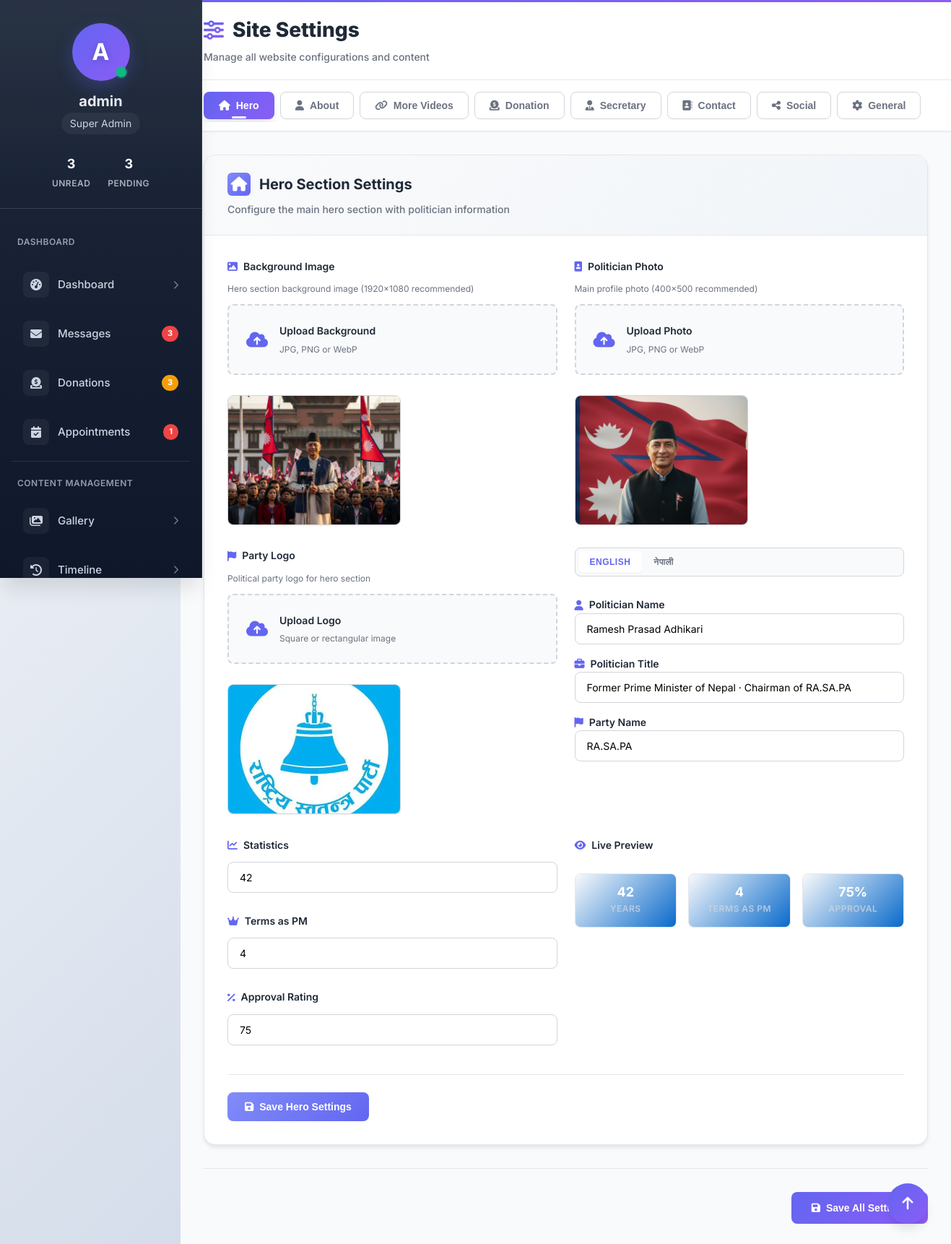
The page /backend/admin/settings.php (signed in) on the database its author committed.
### tables this page shows
CREATE TABLE `site_settings` (
  `id` int(11) NOT NULL,
  `setting_key` varchar(100) NOT NULL,
  `setting_value` text DEFAULT NULL,
  `setting_type` enum('text','textarea','image','url','email','phone','number','json') DEFAULT 'text',
  `setting_category` varchar(50) DEFAULT 'general',
  `setting_group` varchar(50) DEFAULT 'basic',
  `description` text DEFAULT NULL,
  `updated_at` timestamp NOT NULL DEFAULT current_timestamp() ON UPDATE current_timestamp()
);

### backend/admin/settings.php (the view, shortened to what this page needs)
<?php
require_once __DIR__ . '/../database/connection.php';
$categories = [];
try {
    $stmt = $conn->query("SELECT * FROM site_settings ORDER BY setting_category, setting_group, setting_key");
    $allSettings = $stmt->fetchAll(PDO::FETCH_ASSOC);
    foreach ($allSettings as $setting) {
        $category = $setting['setting_category'];
        $group = $setting['setting_group'];
        if (!isset($categories[$category])) {
            $categories[$category] = [];
        }
        if (!isset($categories[$category][$group])) {
            $categories[$category][$group] = [];
        }
        $categories[$category][$group][$setting['setting_key']] = $setting;
    }
} catch (PDOException $e) {
    $message = '<div class="alert alert-danger">Error loading settings: ' . $e->getMessage() . '</div>';
}
function getSetting($category, $group, $key, $default = '') {
    global $categories;
    return $categories[$category][$group][$key]['setting_value'] ?? $default;
}
?>
<!DOCTYPE html>
<html lang="en">
<head>
    <link rel="stylesheet" href="https://cdnjs.cloudflare.com/ajax/libs/font-awesome/6.4.0/css/all.min.css">
</head>
<body>
    <div class="admin-container">
        <?php include __DIR__ . '/../includes/sidebar.php'; ?>
        <main class="main-content">
            <div class="page-header">
                <h1><i class="fas fa-sliders-h"></i> Site Settings</h1>
                <p>Manage all website configurations and content</p>
            </div>
            <nav class="settings-nav">
                <div class="nav-scroll-container" id="settingsNav">
                    <button class="nav-tab active" data-tab="hero">
                        <i class="fas fa-home"></i> Hero
                    </button>
                    <button class="nav-tab" data-tab="about">
                        <i class="fas fa-user"></i> About
                    </button>
                    <button class="nav-tab" data-tab="moreVideos">
                        <i class="fas fa-link"></i> More Videos
                    </button>
                    <button class="nav-tab" data-tab="donation">
                        <i class="fas fa-donate"></i> Donation
                    </button>
                    <button class="nav-tab" data-tab="secretary">
                        <i class="fas fa-user-tie"></i> Secretary
                    </button>
                    <button class="nav-tab" data-tab="contact">
                        <i class="fas fa-address-book"></i> Contact
                    </button>
                    <button class="nav-tab" data-tab="social">
                        <i class="fas fa-share-alt"></i> Social
                    </button>
                    <button class="nav-tab" data-tab="general">
                        <i class="fas fa-cog"></i> General
                    </button>
                </div>
            </nav>
            <form method="POST" enctype="multipart/form-data" class="settings-form" id="settingsForm" autocomplete="off">
                <div class="settings-container">
                    <div class="settings-group active" id="heroGroup">
                        <div class="group-header">
                            <h3><i class="fas fa-home"></i> Hero Section Settings</h3>
                            <p class="group-description">Configure the main hero section with politician information</p>
                        </div>
                        <div class="settings-grid">
                            <div class="setting-item">
                                <label class="setting-label">
                                    <i class="fas fa-image"></i> Background Image
                                </label>
                                <p class="setting-description">Hero section background image (1920x1080 recommended)</p>
                                <div class="file-input">
                                    <label for="heroBgImage" class="file-input-label">
                                        <i class="fas fa-cloud-upload-alt"></i>
                                        <div class="file-input-text">
                                            <h4>Upload Background</h4>
                                            <p>JPG, PNG or WebP</p>
                                        </div>
                                    </label>
                                </div>
                                <?php if (isset($categories['hero']['hero_section']['hero_bg_image'])): ?>
                                <div class="file-preview">
                                    <img src="../<?php echo htmlspecialchars($categories['hero']['hero_section']['hero_bg_image']['setting_value']); ?>"
                                         alt="Current Background"
                                         id="heroBgImagePreview">
                                </div>
                                <?php endif; ?>
                            </div>
                            <div class="setting-item">
                                <label class="setting-label">
                                    <i class="fas fa-portrait"></i> Politician Photo
                                </label>
                                <p class="setting-description">Main profile photo (400x500 recommended)</p>
                                <div class="file-input">
                                    <label for="heroMainImage" class="file-input-label">
                                        <i class="fas fa-cloud-upload-alt"></i>
                                        <div class="file-input-text">
                                            <h4>Upload Photo</h4>
                                            <p>JPG, PNG or WebP</p>
                                        </div>
                                    </label>
                                </div>
                                <?php if (isset($categories['hero']['hero_section']['hero_main_image'])): ?>
                                <div class="file-preview">
                                    <img src="../<?php echo htmlspecialchars($categories['hero']['hero_section']['hero_main_image']['setting_value']); ?>"
                                         alt="Current Politician Photo"
                                         id="heroMainImagePreview">
                                </div>
                                <?php endif; ?>
                            </div>
                            <div class="setting-item">
                                <label class="setting-label">
                                    <i class="fas fa-flag"></i> Party Logo
                                </label>
                                <p class="setting-description">Political party logo for hero section</p>
                                <div class="file-input">
                                    <label for="heroPartyLogo" class="file-input-label">
                                        <i class="fas fa-cloud-upload-alt"></i>
                                        <div class="file-input-text">
                                            <h4>Upload Logo</h4>
                                            <p>Square or rectangular image</p>
                                        </div>
                                    </label>
                                </div>
                                <?php if (isset($categories['hero']['hero_section']['hero_party_logo'])): ?>
                                <div class="file-preview">
                                    <img src="../<?php echo htmlspecialchars($categories['hero']['hero_section']['hero_party_logo']['setting_value']); ?>"
                                         alt="Current Party Logo"
                                         id="heroPartyLogoPreview">
                                </div>
                                <?php endif; ?>
                            </div>
                            <div class="setting-item">
                                <div class="language-toggle">
                                    <button type="button" class="lang-tab active" data-lang="en">English</button>
                                    <button type="button" class="lang-tab" data-lang="np">नेपाली</button>
                                </div>
                                <div class="lang-content active" data-lang="en">
                                    <label class="setting-label">
                                        <i class="fas fa-user"></i> Politician Name
                                    </label>
                                    <input type="text"
                                           name="setting_hero_politician_name_en"
                                           class="form-input"
                                           value="<?php echo htmlspecialchars(getSetting('hero', 'hero_section', 'hero_politician_name_en', 'Khadga Prasad Sharma Oli')); ?>"
                                           placeholder="Enter politician name in English">
                                    <label class="setting-label" style="margin-top: 1rem;">
                                        <i class="fas fa-briefcase"></i> Politician Title
                                    </label>
                                    <input type="text"
                                           name="setting_hero_politician_title_en"
                                           class="form-input"
                                           value="<?php echo htmlspecialchars(getSetting('hero', 'hero_section', 'hero_politician_title_en', 'Former Prime Minister of Nepal · Chairman of CPN (UML)')); ?>"
                                           placeholder="Enter politician title in English">
                                    <label class="setting-label" style="margin-top: 1rem;">
                                        <i class="fas fa-flag"></i> Party Name
                                    </label>
                                    <input type="text"
                                           name="setting_hero_party_name_en"
                                           class="form-input"
                                           value="<?php echo htmlspecialchars(getSetting('hero', 'hero_section', 'hero_party_name_en', 'CPN (UML)')); ?>"
                                           placeholder="Enter party name in English">
                                </div>
                            </div>
                            <div class="setting-item">
                                <label class="setting-label">
                                    <i class="fas fa-chart-line"></i> Statistics
                                </label>
                                <input type="number"
                                       name="setting_hero_years_in_politics"
                                       class="form-input"
                                       value="<?php echo htmlspecialchars(getSetting('hero', 'hero_section', 'hero_years_in_politics', '42')); ?>"
                                       min="0" max="100"
                                       oninput="updateStats()">
                                <label class="setting-label" style="margin-top: 1rem;">
                                    <i class="fas fa-crown"></i> Terms as PM
                                </label>
                                <input type="number"
                                       name="setting_hero_terms_as_pm"
                                       class="form-input"
                                       value="<?php echo htmlspecialchars(getSetting('hero', 'hero_section', 'hero_terms_as_pm', '4')); ?>"
                                       min="0" max="20"
                                       oninput="updateStats()">
                                <label class="setting-label" style="margin-top: 1rem;">
                                    <i class="fas fa-percentage"></i> Approval Rating
                                </label>
                                <input type="number"
                                       name="setting_hero_approval_rating"
                                       class="form-input"
                                       value="<?php echo htmlspecialchars(getSetting('hero', 'hero_section', 'hero_approval_rating', '75')); ?>"
                                       min="0" max="100"
                                       oninput="updateStats()">
                            </div>
                            <div class="setting-item">
                                <label class="setting-label">
                                    <i class="fas fa-eye"></i> Live Preview
                                </label>
                                <div class="stats-display">
                                    <div class="stat-box">
                                        <div class="stat-value" id="previewYears"><?php echo getSetting('hero', 'hero_section', 'hero_years_in_politics', '42'); ?></div>
                                        <div class="stat-label">Years</div>
                                    </div>
                                    <div class="stat-box">
                                        <div class="stat-value" id="previewTerms"><?php echo getSetting('hero', 'hero_section', 'hero_terms_as_pm', '4'); ?></div>
                                        <div class="stat-label">Terms as PM</div>
                                    </div>
                                    <div class="stat-box">
                                        <div class="stat-value" id="previewRating"><?php echo getSetting('hero', 'hero_section', 'hero_approval_rating', '75'); ?>%</div>
                                        <div class="stat-label">Approval</div>
                                    </div>
                                </div>
                            </div>
                            <div class="section-save">
                                <button type="submit" class="save-btn-section">
                                    <i class="fas fa-save"></i> Save Hero Settings
                                </button>
                            </div>
                        </div>
                    </div>
                    <div class="save-section">
                        <button type="submit" class="save-btn" id="saveBtn">
                            <i class="fas fa-save"></i> Save All Settings
                        </button>
                    </div>
                </div>
            </form>
        </main>
    </div>
    <button class="fab" id="scrollTopBtn">
        <i class="fas fa-arrow-up"></i>
    </button>
</body>
</html>

### rows shown on the page
site_settings: setting_value (picture)
site_settings: setting_value (picture)
site_settings: setting_value (picture)
site_settings: setting_hero_politician_name_en "Ramesh Prasad Adhikari"
site_settings: setting_hero_politician_title_en "Former Prime Minister of Nepal · Chairman of RA.SA.PA"
site_settings: setting_hero_party_name_en "RA.SA.PA"
site_settings: setting_hero_years_in_politics "42", setting_value "42"
site_settings: setting_hero_terms_as_pm "4", setting_value "4"
site_settings: setting_hero_approval_rating "75", setting_value "75"

### other values the page prints
$initial "A"
$username "admin"
$unreadMessages "3"
$pendingDonations "3"
$appointmentsPending "1"
